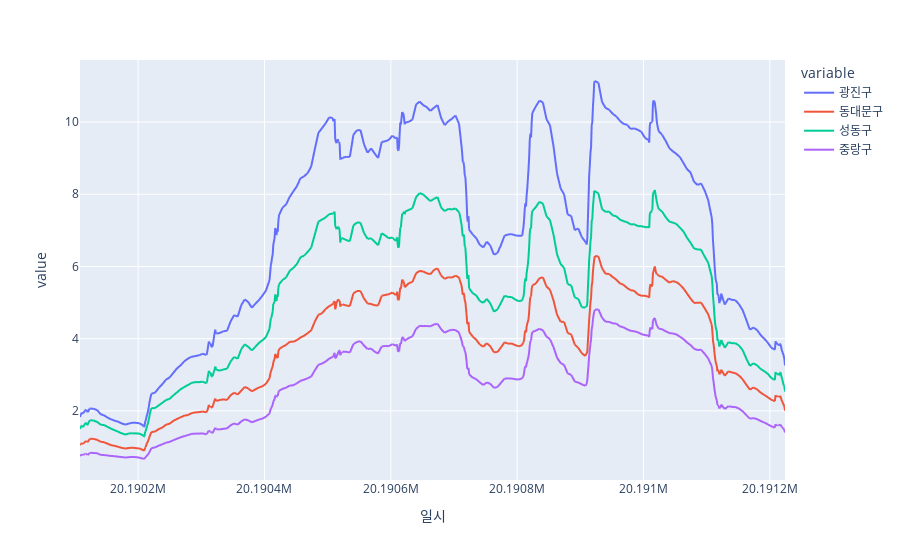

The cell this chart's notebook holds for it:
### Code cell
df_train[(df_train['일시'] > 20190000) & (df_train['일시'] <20200000)].rolling(window=15).mean().plot(x="일시",y=['광진구','동대문구','성동구','중랑구'])

### Figure 1 — Plotly figure (JSON) as saved in the notebook; plotly's stock layout.template omitted (floating-point values rounded to 4 significant figures; data arrays with more than 128 entries replaced by an {"elided": "..."} marker saying what was removed)
{"data": [{"hovertemplate": "variable=광진구<br>일시=%{x}<br>value=%{y}<extra></extra>", "legendgroup": "광진구", "line": {"color": "#636efa", "dash": "solid"}, "marker": {"symbol": "circle"}, "mode": "lines", "name": "광진구", "showlegend": true, "type": "scattergl", "x": {"elided": "365 float values"}, "xaxis": "x", "y": {"elided": "365 float values"}, "yaxis": "y"}, {"hovertemplate": "variable=동대문구<br>일시=%{x}<br>value=%{y}<extra></extra>", "legendgroup": "동대문구", "line": {"color": "#EF553B", "dash": "solid"}, "marker": {"symbol": "circle"}, "mode": "lines", "name": "동대문구", "showlegend": true, "type": "scattergl", "x": {"elided": "365 float values"}, "xaxis": "x", "y": {"elided": "365 float values"}, "yaxis": "y"}, {"hovertemplate": "variable=성동구<br>일시=%{x}<br>value=%{y}<extra></extra>", "legendgroup": "성동구", "line": {"color": "#00cc96", "dash": "solid"}, "marker": {"symbol": "circle"}, "mode": "lines", "name": "성동구", "showlegend": true, "type": "scattergl", "x": {"elided": "365 float values"}, "xaxis": "x", "y": {"elided": "365 float values"}, "yaxis": "y"}, {"hovertemplate": "variable=중랑구<br>일시=%{x}<br>value=%{y}<extra></extra>", "legendgroup": "중랑구", "line": {"color": "#ab63fa", "dash": "solid"}, "marker": {"symbol": "circle"}, "mode": "lines", "name": "중랑구", "showlegend": true, "type": "scattergl", "x": {"elided": "365 float values"}, "xaxis": "x", "y": {"elided": "365 float values"}, "yaxis": "y"}], "layout": {"legend": {"title": {"text": "variable"}, "tracegroupgap": 0}, "margin": {"t": 60}, "xaxis": {"anchor": "y", "domain": [0, 1], "title": {"text": "일시"}}, "yaxis": {"anchor": "x", "domain": [0, 1], "title": {"text": "value"}}}}
